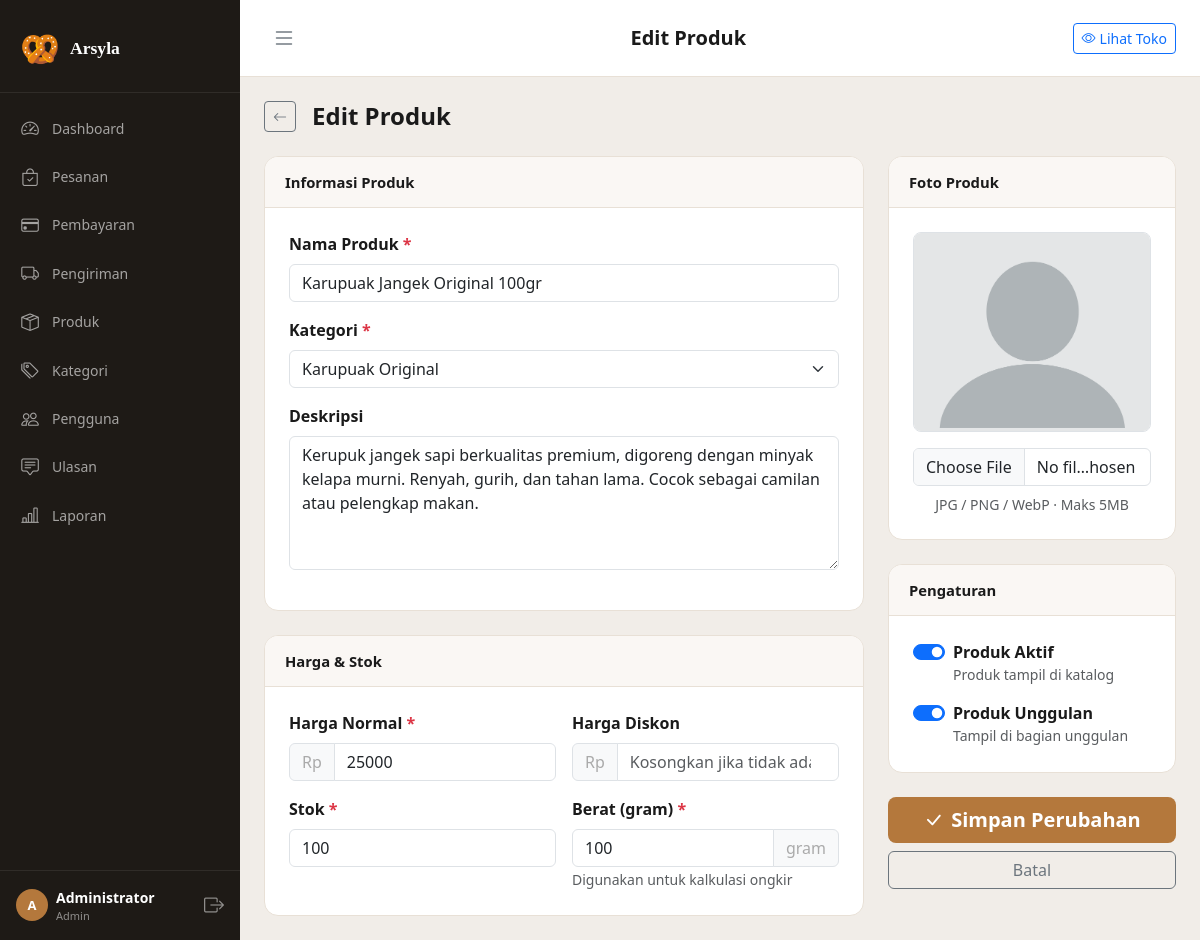
The app's page /admin/products/1/edit (signed in), older data.
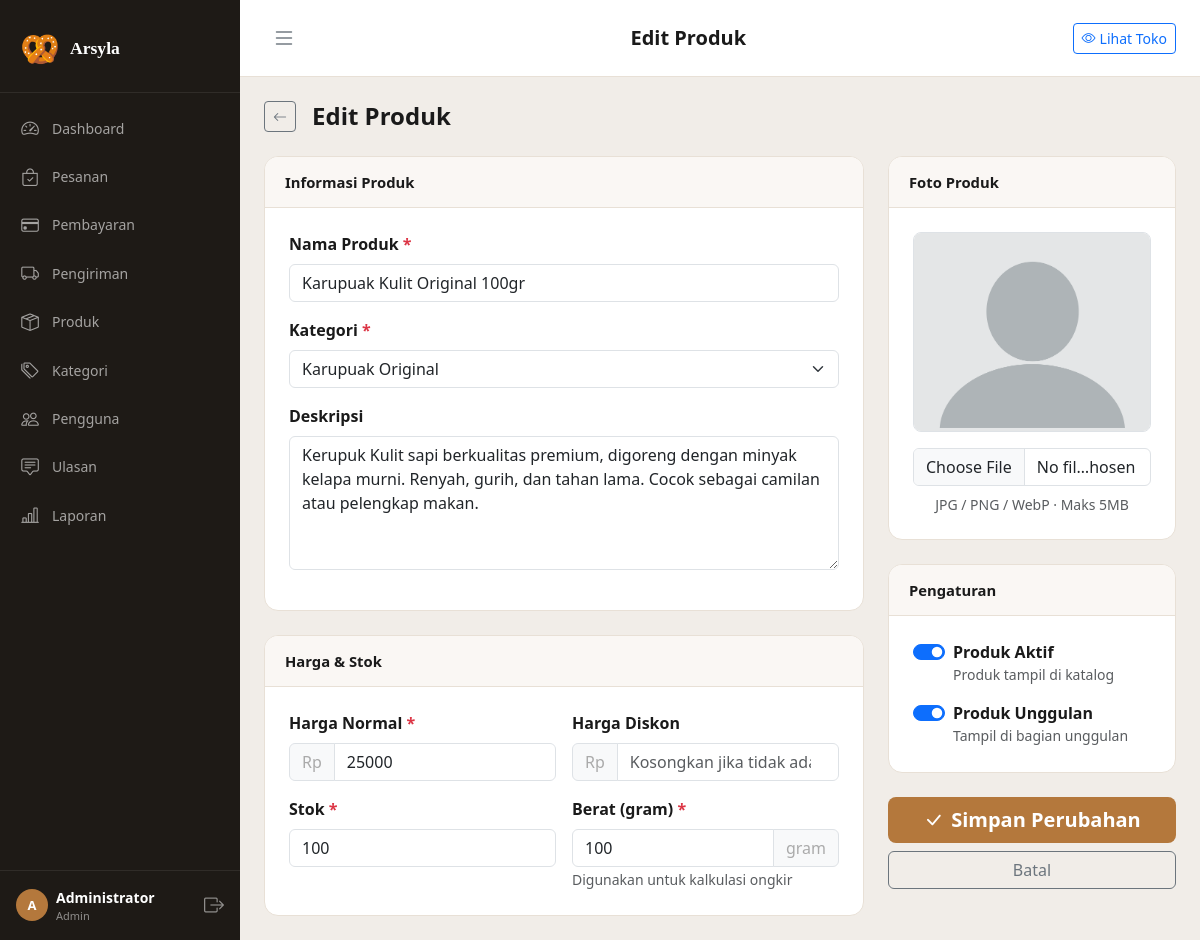
The same page, newer data.
### tables this page shows
CREATE TABLE IF NOT EXISTS `products` (
    `id`           INT UNSIGNED AUTO_INCREMENT PRIMARY KEY,
    `category_id`  INT UNSIGNED NOT NULL,
    `name`         VARCHAR(200) NOT NULL,
    `slug`         VARCHAR(220) NOT NULL UNIQUE,
    `description`  TEXT DEFAULT NULL,
    `price`        DECIMAL(12,2) NOT NULL DEFAULT 0,
    `price_sale`   DECIMAL(12,2) DEFAULT NULL,
    `stock`        INT NOT NULL DEFAULT 0,
    `weight`       INT NOT NULL DEFAULT 100 COMMENT 'gram, untuk hitung ongkir',
    `image`        VARCHAR(255) DEFAULT NULL,
    `is_active`    TINYINT(1) NOT NULL DEFAULT 1,
    `is_featured`  TINYINT(1) NOT NULL DEFAULT 0,
    `sold_count`   INT NOT NULL DEFAULT 0,
    `rating_avg`   DECIMAL(3,2) NOT NULL DEFAULT 0,
    `rating_count` INT NOT NULL DEFAULT 0,
    `created_at`   TIMESTAMP NOT NULL DEFAULT CURRENT_TIMESTAMP,
    `updated_at`   TIMESTAMP NOT NULL DEFAULT CURRENT_TIMESTAMP ON UPDATE CURRENT_TIMESTAMP,
    FOREIGN KEY (`category_id`) REFERENCES `categories`(`id`) ON DELETE RESTRICT
);

CREATE TABLE IF NOT EXISTS `categories` (
    `id`          INT UNSIGNED AUTO_INCREMENT PRIMARY KEY,
    `name`        VARCHAR(100) NOT NULL,
    `slug`        VARCHAR(120) NOT NULL UNIQUE,
    `description` TEXT DEFAULT NULL,
    `image`       VARCHAR(255) DEFAULT NULL,
    `is_active`   TINYINT(1) NOT NULL DEFAULT 1,
    `sort_order`  INT NOT NULL DEFAULT 0,
    `created_at`  TIMESTAMP NOT NULL DEFAULT CURRENT_TIMESTAMP
);

### app/Controllers/Admin/AdminProductController.php (called while the page is built, shortened)
<?php
class AdminProductController
{
    private Response $res;
    public function __construct()
    {
        $this->res = new Response();
    }
    public function edit(string $id): void
    {
        $product = (new MySQLProductRepository())->findById((int)$id);
        $this->res->render('admin.products.form', [
            'title'      => 'Edit Produk',
            'product'    => $product,
            'categories' => (new MySQLCategoryRepository())->findAll(false),
        ], 'admin');
    }
}

### core/Application.php (called while the page is built, shortened)
<?php
class Application
{
    private Router $router;
    public function __construct()
    {
        $this->router = new Router();
    }
    public function run(): void
    {
        $request  = new Request();
        $response = new Response();
        $this->router->dispatch($request, $response);
    }
}

### index.php (called while the page is built, shortened)
<?php
spl_autoload_register(function (string $class): void {
    $map = [
        'Core\\'           => CORE_PATH . '/',
        'App\\'            => APP_PATH . '/',
        'Domain\\'         => SRC_PATH . '/Domain/',
        'Application\\'    => SRC_PATH . '/Application/',
        'Infrastructure\\' => SRC_PATH . '/Infrastructure/',
    ];
    foreach ($map as $prefix => $base) {
        if (str_starts_with($class, $prefix)) {
            $relative = substr($class, strlen($prefix));
            $file = $base . str_replace('\\', '/', $relative) . '.php';
            if (file_exists($file)) {
                return;
            }
        }
    }
});
require_once ROOT_PATH . '/config/database.php';
$app = new Application();
$app->run();

### config/database.php (called while the page is built, shortened)
<?php
function getDB(): PDO
{
    static $pdo = null;
    if ($pdo === null) {
        $dsn = sprintf(
            'mysql:host=%s;port=%s;dbname=%s;charset=%s',
            DB_HOST,
            DB_PORT,
            DB_NAME,
            DB_CHARSET
        );
        try {
            $pdo = new PDO($dsn, DB_USER, DB_PASS, [
                PDO::ATTR_ERRMODE            => PDO::ERRMODE_EXCEPTION,
                PDO::ATTR_DEFAULT_FETCH_MODE => PDO::FETCH_ASSOC,
                PDO::ATTR_EMULATE_PREPARES   => false,
            ]);
        } catch (PDOException $e) {
            if (APP_DEBUG) {
                die('<h2>Database Error: ' . $e->getMessage() . '</h2>');
            }
            die('<h2>Koneksi database gagal. Pastikan XAMPP MySQL berjalan.</h2>');
        }
    }
    return $pdo;
}

### src/Infrastructure/Persistence/MySQLProductRepository.php (called while the page is built, shortened)
<?php
class MySQLProductRepository implements ProductRepositoryInterface
{
    private \PDO $pdo;
    public function __construct()
    {
        $this->pdo = getDB();
    }
    public function findById(int $id): ?Product
    {
        $stmt = $this->pdo->prepare('SELECT * FROM products WHERE id = ? LIMIT 1');
        $stmt->execute([$id]);
        $row = $stmt->fetch();
        return $row ? Product::fromArray($row) : null;
    }
}

### src/Domain/Product/Entities/Product.php (called while the page is built, shortened)
<?php
class Product
{
    public function imageUrl(): string
    {
        return APP_URL . '/public/img/no-image.png';
    }
    public static function fromArray(array $data): self
    {
        return new self(
            id: $data['id'] ?? null,
            categoryId: $data['category_id'],
            name: $data['name'],
            slug: $data['slug'],
            description: $data['description'] ?? null,
            price: (float)$data['price'],
            priceSale: isset($data['price_sale']) ? (float)$data['price_sale'] : null,
            stock: (int)$data['stock'],
            weight: (int)($data['weight'] ?? 100),
            image: $data['image'] ?? null,
            isActive: (bool)($data['is_active'] ?? true),
            isFeatured: (bool)($data['is_featured'] ?? false),
            soldCount: (int)($data['sold_count'] ?? 0),
            ratingAvg: (float)($data['rating_avg'] ?? 0),
            ratingCount: (int)($data['rating_count'] ?? 0),
        );
    }
}

### src/Infrastructure/Persistence/MySQLCategoryRepository.php (called while the page is built, shortened)
<?php
class MySQLCategoryRepository implements CategoryRepositoryInterface
{
    private \PDO $pdo;
    public function __construct()
    {
        $this->pdo = getDB();
    }
    public function findAll(bool $activeOnly = true): array
    {
        $where = $activeOnly ? 'WHERE c.is_active=1' : '';
        $stmt  = $this->pdo->query("
            SELECT c.*, COUNT(p.id) AS product_count
            FROM categories c
            LEFT JOIN products p ON p.category_id=c.id AND p.is_active=1
            $where
            GROUP BY c.id
            ORDER BY c.sort_order ASC, c.name ASC
        ");
        return array_map(fn($r) => Category::fromArray($r), $stmt->fetchAll());
    }
}

### core/Request.php (called while the page is built, shortened)
<?php
class Request
{
    public function method(): string
    {
        return strtoupper($_SERVER['REQUEST_METHOD'] ?? 'GET');
    }
    public function url(): string
    {
        $uri = $_SERVER['REQUEST_URI'] ?? '/';
        $basePath = defined('APP_BASE_PATH') ? APP_BASE_PATH : '';
        if ($basePath !== '' && str_starts_with($uri, $basePath)) {
            $uri = substr($uri, strlen($basePath));
        }
        return trim($uri, '/');
    }
}

### app/Views/admin/products/form.php (the view, shortened to what the changed rows need)
<div class="d-flex align-items-center gap-3 mb-4">
    <a href="<?= APP_URL ?>/admin/products" class="btn btn-sm btn-outline-secondary"><i class="bi bi-arrow-left"></i></a>
    <h4 class="fw-bold mb-0"><?= $product ? 'Edit Produk' : 'Tambah Produk' ?></h4>
</div>
<form method="POST"
    action="<?= $product ? APP_URL . '/admin/products/' . $product->id . '/edit' : APP_URL . '/admin/products/create' ?>"
    enctype="multipart/form-data">
    <div class="row g-4">
        <div class="col-lg-8">
            <div class="ka-card mb-4">
                <div class="ka-card-header fw-semibold">Informasi Produk</div>
                <div class="p-4">
                    <div class="mb-3">
                        <label class="form-label fw-semibold">Nama Produk <span class="text-danger">*</span></label>
                        <input type="text" name="name" class="form-control"
                            value="<?= htmlspecialchars($product?->name ?? '') ?>" required>
                    </div>
                    <div class="mb-3">
                        <label class="form-label fw-semibold">Kategori <span class="text-danger">*</span></label>
                        <select name="category_id" class="form-select" required>
                            <?php foreach ($categories as $cat): ?>
                                <option value="<?= $cat->id ?>" <?= ($product?->categoryId == $cat->id) ? 'selected' : '' ?>>
                                    <?= htmlspecialchars($cat->name) ?>
                                </option>
                            <?php endforeach; ?>
                        </select>
                    </div>
                    <div class="mb-3">
                        <label class="form-label fw-semibold">Deskripsi</label>
                        <textarea name="description" class="form-control" rows="5"
                            placeholder="Deskripsikan produk secara detail..."><?= htmlspecialchars($product?->description ?? '') ?></textarea>
                    </div>
                </div>
            </div>
            <div class="ka-card">
                <div class="ka-card-header fw-semibold">Harga & Stok</div>
                <div class="p-4">
                    <div class="row g-3">
                        <div class="col-md-6">
                            <label class="form-label fw-semibold">Harga Normal <span class="text-danger">*</span></label>
                            <div class="input-group">
                                <span class="input-group-text">Rp</span>
                                <input type="number" name="price" class="form-control"
                                    value="<?= $product?->price ?? '' ?>" min="0" required>
                            </div>
                        </div>
                        <div class="col-md-6">
                            <label class="form-label fw-semibold">Harga Diskon</label>
                            <div class="input-group">
                                <span class="input-group-text">Rp</span>
                                <input type="number" name="price_sale" class="form-control"
                                    value="<?= $product?->priceSale ?? '' ?>" min="0" placeholder="Kosongkan jika tidak ada">
                            </div>
                        </div>
                        <div class="col-md-6">
                            <label class="form-label fw-semibold">Stok <span class="text-danger">*</span></label>
                            <input type="number" name="stock" class="form-control"
                                value="<?= $product?->stock ?? 0 ?>" min="0" required>
                        </div>
                        <div class="col-md-6">
                            <label class="form-label fw-semibold">Berat (gram) <span class="text-danger">*</span></label>
                            <div class="input-group">
                                <input type="number" name="weight" class="form-control"
                                    value="<?= $product?->weight ?? 100 ?>" min="1" required>
                                <span class="input-group-text">gram</span>
                            </div>
                            <small class="text-muted">Digunakan untuk kalkulasi ongkir</small>
                        </div>
                    </div>
                </div>
            </div>
        </div>
        <div class="col-lg-4">
            <div class="ka-card mb-4">
                <div class="ka-card-header fw-semibold">Foto Produk</div>
                <div class="p-4 text-center">
                    <div class="ka-img-preview mb-3" id="imgPreviewWrap">
                        <img id="imgPreview"
                            src="<?= $product?->imageUrl() ?? APP_URL . '/public/img/no-image.png' ?>"
                            class="rounded-3 border w-100" style="max-height:200px;object-fit:cover;">
                    </div>
                    <input type="file" name="image" id="imageInput" class="form-control" accept="image/*"
                        onchange="previewImage(this)">
                    <small class="text-muted d-block mt-2">JPG / PNG / WebP · Maks 5MB</small>
                </div>
            </div>
            <div class="ka-card">
                <div class="ka-card-header fw-semibold">Pengaturan</div>
                <div class="p-4">
                    <div class="form-check form-switch mb-3">
                        <input class="form-check-input" type="checkbox" name="is_active" value="1" id="chkActive"
                            <?= ($product?->isActive ?? true) ? 'checked' : '' ?>>
                        <label class="form-check-label fw-semibold" for="chkActive">Produk Aktif</label>
                        <div class="text-muted small">Produk tampil di katalog</div>
                    </div>
                    <div class="form-check form-switch">
                        <input class="form-check-input" type="checkbox" name="is_featured" value="1" id="chkFeatured"
                            <?= ($product?->isFeatured ?? false) ? 'checked' : '' ?>>
                        <label class="form-check-label fw-semibold" for="chkFeatured">Produk Unggulan</label>
                        <div class="text-muted small">Tampil di bagian unggulan</div>
                    </div>
                </div>
            </div>
            <div class="d-grid gap-2 mt-4">
                <button type="submit" class="btn ka-btn-primary btn-lg fw-semibold">
                    <i class="bi bi-check-lg me-2"></i><?= $product ? 'Simpan Perubahan' : 'Tambah Produk' ?>
                </button>
                <a href="<?= APP_URL ?>/admin/products" class="btn btn-outline-secondary">Batal</a>
            </div>
        </div>
    </div>
</form>

### core/Router.php (shortened to what the changed rows need)
<?php
class Router
{
    private array $routes = [];
    public function get(string $path, string $handler): void
    {
        $this->routes['GET'][$path] = $handler;
    }
    public function post(string $path, string $handler): void
    {
        $this->routes['POST'][$path] = $handler;
    }
    public function dispatch(Request $request, Response $response): void
    {
        $method = $request->method();
        $url    = $request->url();
        foreach (($this->routes[$method] ?? []) as $route => $handler) {
            $pattern = $this->buildPattern($route);
            if (preg_match($pattern, $url, $matches)) {
                array_shift($matches);
                $params = array_values($matches);
                [$controllerName, $action] = explode('@', $handler);
                $controller = new $fullClass();
                call_user_func_array([$controller, $action], $params);
                return;
            }
        }
    }
    private function buildPattern(string $route): string
    {
        $pattern = preg_replace('/\{[a-zA-Z_]+\}/', '([^/]+)', $route);
        return '#^' . $pattern . '$#';
    }
}

Row changes from the older to the newer data that the page shows:
changed products "Karupuak Original": name "Karupuak Jangek Original 100gr" → "Karupuak Kulit Original 100gr"; description "Kerupuk jangek sapi berkualitas premium, digoreng dengan minyak kelapa murni. Renyah, gurih, dan tahan lama. Cocok sebagai camilan atau pelengkap makan." → "Kerupuk Kulit sapi berkualitas premium, digoreng dengan minyak kelapa murni. Renyah, gurih, dan tahan lama. Cocok sebagai camilan atau pelengkap makan."
